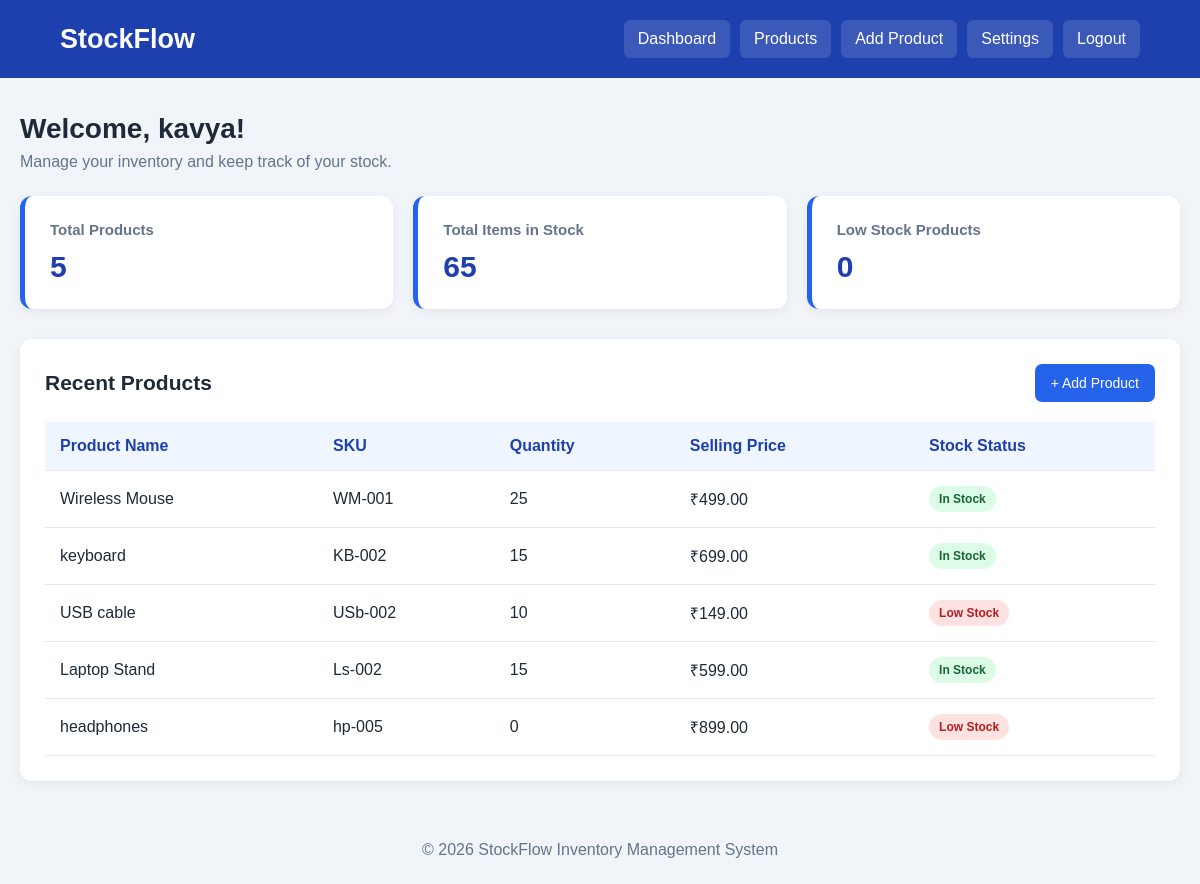
The app's page / (signed in) with its own data.
### inventory/models.py (models this page shows, shortened)
class Product(models.Model):
    organization = models.ForeignKey(
        Organization,
        on_delete=models.CASCADE,
        related_name="products",
    )
    name = models.CharField(max_length=150)
    sku = models.CharField(max_length=80)
    description = models.TextField(blank=True)
    quantity = models.PositiveIntegerField(default=0)
    cost_price = models.DecimalField(
        max_digits=10, decimal_places=2, null=True, blank=True
    )
    selling_price = models.DecimalField(
        max_digits=10, decimal_places=2, null=True, blank=True
    )
    low_stock_threshold = models.PositiveIntegerField(
        null=True, blank=True
    )
    created_at = models.DateTimeField(auto_now_add=True)
    updated_at = models.DateTimeField(auto_now=True)
    class Meta:
        constraints = [
            models.UniqueConstraint(
                fields=["organization", "sku"],
                name="unique_sku_per_organization",
            )
        ]
    def effective_threshold(self):
        if self.low_stock_threshold is not None:
            return self.low_stock_threshold
        return self.organization.default_low_stock_threshold
    @property
    def is_low_stock(self):
        return self.quantity <= self.effective_threshold()

### inventory/views.py (the view)
# urls.py: path("", views.dashboard, name="dashboard"),
@login_required
def dashboard(request):
    organization = Organization.objects.filter(
        owner=request.user
    ).first()
    products = Product.objects.filter(
        organization=organization
    ) if organization else Product.objects.none()
    total_stock = products.aggregate(
        total=Sum("quantity")
    )["total"] or 0
    context = {
        "products": products,
        "total_stock": total_stock,
    }
    return render(request, "inventory/dashboard.html", context)

### inventory/templates/inventory/dashboard.html (shortened to what this page needs)
<!DOCTYPE html>
<html lang="en">
<head>
</head>
<body>
<header>
    <h1>StockFlow</h1>
    <nav>
        <a href="{% url 'dashboard' %}">Dashboard</a>
        <a href="{% url 'product_list' %}">Products</a>
        <a href="{% url 'product_create' %}">Add Product</a>
        <a href="{% url 'settings' %}">Settings</a>
        <a href="{% url 'logout' %}">Logout</a>
    </nav>
</header>
<div class="container">
    <div class="welcome">
        <h2>Welcome, {{ request.user.username }}!</h2>
        <p>Manage your inventory and keep track of your stock.</p>
    </div>
    <div class="summary">
        <div class="card">
            <h3>Total Products</h3>
            <div class="number">{{ products|length }}</div>
        </div>
        <div class="card">
            <h3>Total Items in Stock</h3>
            <div class="number">{{ total_stock|default:0 }}</div>
        </div>
        <div class="card">
            <h3>Low Stock Products</h3>
            <div class="number">{{ low_stock_count|default:0 }}</div>
        </div>
    </div>
    <div class="section">
        <div class="section-heading">
            <h2>Recent Products</h2>
            <a class="btn" href="{% url 'product_create' %}">+ Add Product</a>
        </div>
        <div class="table-wrapper">
            <table>
                <thead>
                    <tr>
                        <th>Product Name</th>
                        <th>SKU</th>
                        <th>Quantity</th>
                        <th>Selling Price</th>
                        <th>Stock Status</th>
                    </tr>
                </thead>
                <tbody>
                    {% for product in products %}
                    <tr>
                        <td>{{ product.name }}</td>
                        <td>{{ product.sku }}</td>
                        <td>{{ product.quantity }}</td>
                        <td>
                            {% if product.selling_price != None %}
                                ₹{{ product.selling_price|floatformat:2 }}
                            {% else %}
                                —
                            {% endif %}
                        </td>
                        <td>
                            {% if product.is_low_stock %}
                                <span class="status low">Low Stock</span>
                            {% else %}
                                <span class="status available">In Stock</span>
                            {% endif %}
                        </td>
                    </tr>
                    {% empty %}
                    <tr>
                        <td colspan="5" class="empty">
                            No products added yet. Click "Add Product" to get started.
                        </td>
                    </tr>
                    {% endfor %}
                </tbody>
            </table>
        </div>
    </div>
</div>
<footer>
    &copy; 2026 StockFlow Inventory Management System
</footer>
</body>
</html>

### inventory/templates/inventory/dashboard.html (style rules this page uses)
* { margin: 0; padding: 0; box-sizing: border-box; }
body { font-family: Arial, sans-serif; background: #f1f5f9; color: #1f2937; }
header { background: #1e40af; color: white; padding: 20px 5%; display: flex; justify-content: space-between; align-items: center; flex-wrap: wrap; gap: 15px; }
header h1 { font-size: 27px; }
nav { display: flex; flex-wrap: wrap; gap: 10px; }
nav a { color: white; text-decoration: none; padding: 10px 14px; border-radius: 6px; background: rgba(255, 255, 255, 0.13); }
.container { max-width: 1200px; margin: 35px auto; padding: 0 20px; }
.welcome { margin-bottom: 25px; }
.welcome h2 { font-size: 28px; margin-bottom: 8px; }
.welcome p { color: #64748b; }
.summary { display: grid; grid-template-columns: repeat(auto-fit, minmax(220px, 1fr)); gap: 20px; margin-bottom: 30px; }
.card { background: white; padding: 25px; border-radius: 12px; box-shadow: 0 3px 12px rgba(0, 0, 0, 0.06); border-left: 5px solid #2563eb; }
.card h3 { color: #64748b; font-size: 15px; margin-bottom: 12px; }
.card .number { font-size: 30px; font-weight: bold; color: #1e40af; }
.section { background: white; padding: 25px; border-radius: 12px; box-shadow: 0 3px 12px rgba(0, 0, 0, 0.06); margin-bottom: 25px; }
.section-heading { display: flex; justify-content: space-between; align-items: center; gap: 15px; flex-wrap: wrap; margin-bottom: 20px; }
.section-heading h2 { font-size: 21px; }
.btn { display: inline-block; padding: 11px 16px; border-radius: 7px; text-decoration: none; color: white; background: #2563eb; font-size: 14px; border: none; cursor: pointer; }
.table-wrapper { overflow-x: auto; }
table { width: 100%; border-collapse: collapse; min-width: 600px; }
th, td { padding: 15px; text-align: left; border-bottom: 1px solid #e5e7eb; }
th { background: #eff6ff; color: #1e40af; }
.status { display: inline-block; padding: 6px 10px; border-radius: 20px; font-size: 12px; font-weight: bold; }
.low { background: #fee2e2; color: #b91c1c; }
.available { background: #dcfce7; color: #166534; }
footer { text-align: center; color: #64748b; padding: 25px; }

### records on screen
Product: name "Wireless Mouse", sku "WM-001", quantity "25", selling_price "499.00", low_stock_threshold "In Stock"
Product: name "keyboard", sku "KB-002", quantity "15", selling_price "699.00", low_stock_threshold "In Stock"
Product: name "USB cable", sku "USb-002", quantity "10", selling_price "149.00", low_stock_threshold "Low Stock"
Product: name "Laptop Stand", sku "Ls-002", quantity "15", selling_price "599.00", low_stock_threshold "In Stock"
Product: name "headphones", sku "hp-005", quantity "0", selling_price "899.00", low_stock_threshold "Low Stock"

### other values on screen
{{ request.user.username }} "kavya"
{{ products|length }} "5"
{{ total_stock|default:0 }} "65"
{{ low_stock_count|default:0 }} "0"
